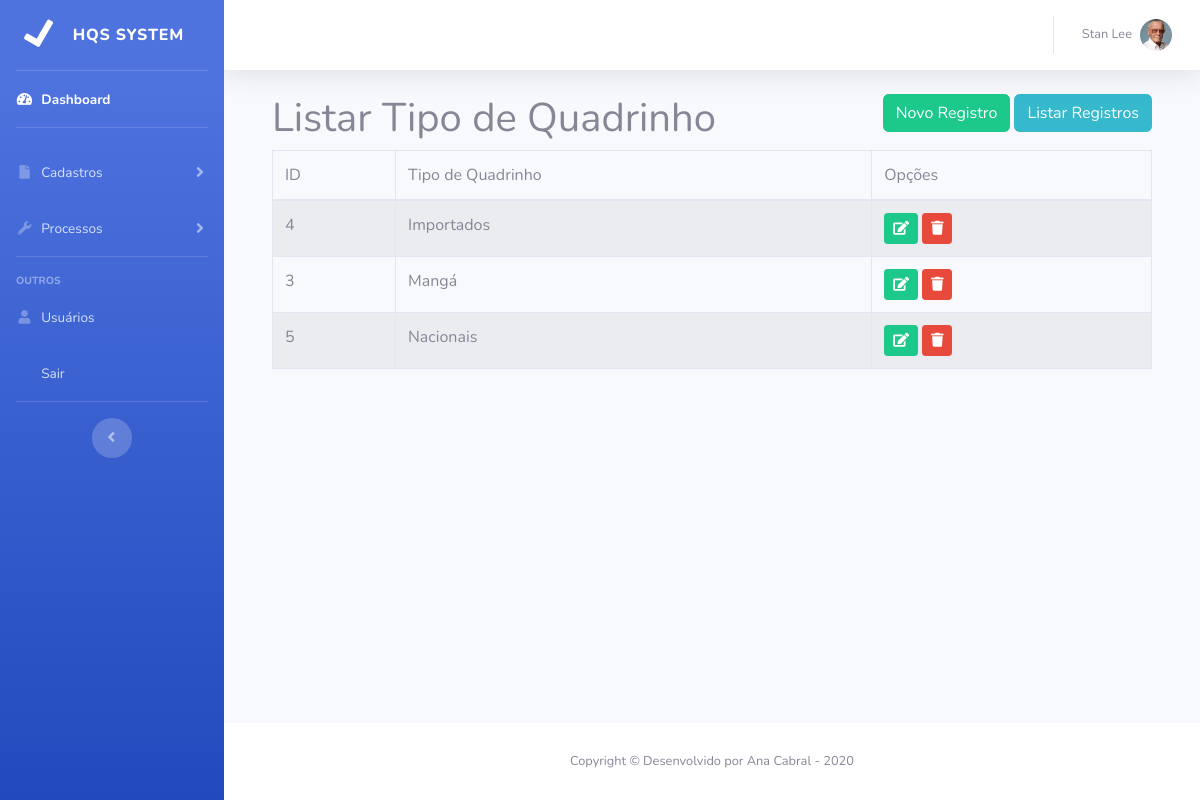
Screenshot of /admin/listar/tipo (signed in) with the database file from the repository.
### tables this page shows
CREATE TABLE `tipo` (
  `id` int(11) NOT NULL,
  `tipo` varchar(30) NOT NULL
);

### admin/listar/tipo.php (the view, shortened to what this page needs)
<div class="container">
	<h1 class="float-left">Listar Tipo de Quadrinho</h1>
	<div class="float-right">
		<a href="cadastro/tipo" class="btn btn-success">Novo Registro</a>
		<a href="listar/tipo" class="btn btn-info">Listar Registros</a>
	</div>
	<div class="clearfix"></div>
	<table class="table table-striped table-bordered table-hover" id="tabela">
		<thead>
			<tr>
				<td>ID</td>
				<td>Tipo de Quadrinho</td>
				<td>Opções</td>
			</tr>
		</thead>
		<tbody>
			<?php
				$sql = "select * from tipo
				order by tipo";
				$consulta = $pdo->prepare($sql);
				$consulta->execute();
				while ( $dados = $consulta->fetch(PDO::FETCH_OBJ) ) {
					$id 	= $dados->id;
					$tipo 	= $dados->tipo;
					echo '<tr>
						<td>'.$id.'</td>
						<td>'.$tipo.'</td>
						<td>
							<a href="cadastro/tipo/'.$id.'" class="btn btn-success btn-sm">
								<i class="fas fa-edit"></i>
							</a>
							<a href="javascript:excluir('.$id.')" class="btn btn-danger btn-sm">
								<i class="fas fa-trash"></i>
							</a>
						</td>
					</tr>';
				}
			?>
		</tbody>
	</table>
</div>

### rows the page displays
tipo: id "4", tipo "Importados"
tipo: id "3", tipo "Mangá"
tipo: id "5", tipo "Nacionais"

### other values shown
$_SESSION["hqs"]["nome"] "Stan Lee"
